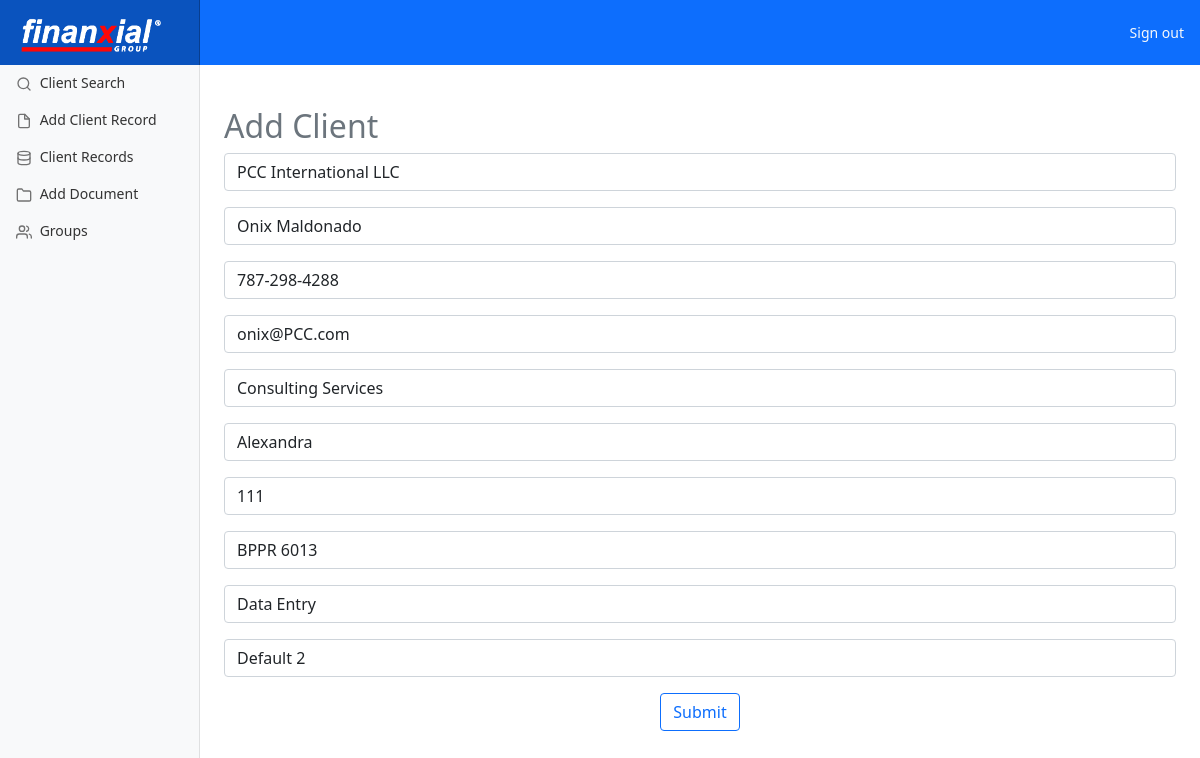
Screenshot of /duplicate-client/1/ (signed in) with the database file from the repository.
### pages/models.py (models this page shows, shortened)
class Client(models.Model):
    client_type_choices = (
        ('Data Entry', 'Data Entry'),
        ('Reconcile and Review', 'Reconcile and Review'),
        ('Review', 'Review'),
    )
    client_name = models.CharField(max_length=200)
    contact_name = models.CharField(max_length=200)
    contact_number = models.CharField(max_length=200)
    contact_email = models.EmailField(max_length = 200)
    client_type = models.CharField(max_length=200, choices=client_type_choices)
    industry_type = models.CharField(max_length=200)
    project_manager = models.CharField(max_length=200)
    tax_id = models.CharField(max_length=200)
    bank_accounts = models.CharField(max_length=200)
    client_group = models.CharField(max_length=200)

### pages/views.py (the view)
# urls.py: path('duplicate-client/<list_id>/', views.duplicate_client, name='duplicate_client'),
def duplicate_client(request, list_id):
    submitted = False
    if request.method == 'POST': #check for input
        form = ClientForm(request.POST)           #save user input
        if form.is_valid():                        #check if input is valid
            form.save()                            #save input to our database
            messages.info(request, request.POST['client_name']+ ' has been added to the Records!')
            return HttpResponseRedirect('/search?submitted=True')
    else:
        item = Client.objects.get(pk=list_id)
        groups = ClientGroup.objects.all
        ct_message = 'Choose Client Type'
        form = ClientForm(initial = {'client_type': ct_message})
        if 'submitted' in request.GET:
            submitted = True
    return render(request, "duplicate_client.html", {'form': form, 'submitted':submitted, 'groups':groups, 'item':item,})

### pages/templates/duplicate_client.html (shortened to what this page needs)
{% extends 'base.html' %}
{% block content %}
{% if user.is_authenticated %}
<main class="col-md-9 ms-sm-auto col-lg-10 px-md-4">
  <br/><br/>
    <h2 class="text-muted">Add Client</h2>
  {% if submitted %}
  Successful
  {% else %}
  <form method=POST>
   <div class="mb-3">
   <input type="text" name="client_name" class="form-control" placeholder="Client Name" maxlength="200" required id="id_client_name" value="{{ item.client_name }}">
   </div>
   <div class="mb-3">
   <input type="text" name="contact_name" class="form-control" placeholder="Contact Name" maxlength="200" required id="id_contact_name" value="{{ item.contact_name }}">
   </div>
   <div class="mb-3">
   <input type="text" name="contact_number" class="form-control" placeholder="Contact Number" maxlength="200" required id="id_contact_number" value="{{ item.contact_number }}">
   </div>
   <div class="mb-3">
   <input type="email" name="contact_email" class="form-control" placeholder="Contact Email" maxlength="200" required id="id_contact_email" value="{{ item.contact_email }}">
   </div>
   <div class="mb-3">
   <input type="text" name="industry_type" class="form-control" placeholder="Industry Type" maxlength="200" required id="id_industry_type" value="{{ item.industry_type }}">
   </div>
   <div class="mb-3">
   <input type="text" name="project_manager" class="form-control" placeholder="Project Manager" maxlength="200" required id="id_project_manager" value="{{ item.project_manager }}">
   </div>
   <div class="mb-3">
   <input type="text" name="tax_id" class="form-control" placeholder="Tax ID" maxlength="200" required id="id_tax_id" value="{{ item.tax_id }}">
   </div>
   <div class="mb-3">
   <input type="text" name="bank_accounts" class="form-control" placeholder="Bank Accounts" maxlength="200" required id="id_bank_accounts" value="{{ item.bank_accounts }}">
   </div>
    <div class="mb-3">
    <select name="client_type" class="form-control" required id="id_client_type">
      <option value="{{ item.client_type }}">{{ item.client_type }}</option>
    </select>
    </div>
    <div class="mb-3">
    <select name="client_group" class="form-control" required id="id_client_group">
      <option value="{{ item.client_group }}">{{ item.client_group }}</option>
    </select>
    </div>
    <center><input type="submit" value="Submit" class="btn btn-outline-primary"></center>
  </form>
  {% endif %}
<br/>
<br/>
<br/>
<br/>
{% endif %}
{% endblock %}

### static/css/dashboard.css (style rules this page uses)
body { font-size: .875rem; }

### rows the page displays
Client: client_name "PCC International LLC", contact_name "Onix Maldonado", contact_number "787-298-4288", contact_email "onix@PCC.com", industry_type "Consulting Services", project_manager "Alexandra", tax_id "111", bank_accounts "BPPR 6013", client_type "Data Entry", client_group "Default 2"
